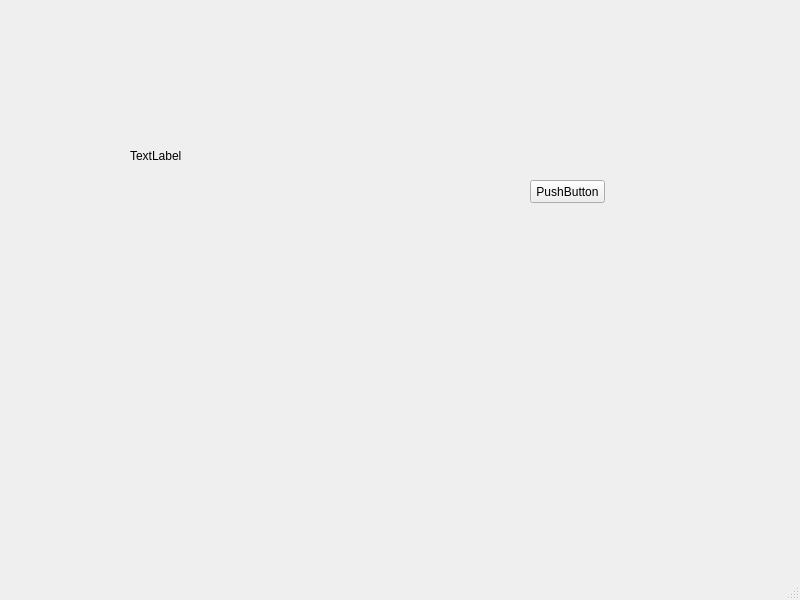
<?xml version="1.0" encoding="UTF-8"?>
<ui version="4.0">
 <class>MainWindow</class>
 <widget class="QMainWindow" name="MainWindow">
  <property name="geometry">
   <rect>
    <x>0</x>
    <y>0</y>
    <width>800</width>
    <height>600</height>
   </rect>
  </property>
  <property name="windowTitle">
   <string>MainWindow</string>
  </property>
  <widget class="QWidget" name="centralwidget">
   <widget class="QLabel" name="label">
    <property name="geometry">
     <rect>
      <x>130</x>
      <y>70</y>
      <width>351</width>
      <height>171</height>
     </rect>
    </property>
    <property name="text">
     <string>TextLabel</string>
    </property>
   </widget>
   <widget class="QPushButton" name="pushButton">
    <property name="geometry">
     <rect>
      <x>530</x>
      <y>180</y>
      <width>75</width>
      <height>23</height>
     </rect>
    </property>
    <property name="text">
     <string>PushButton</string>
    </property>
   </widget>
  </widget>
  <widget class="QMenuBar" name="menubar">
   <property name="geometry">
    <rect>
     <x>0</x>
     <y>0</y>
     <width>800</width>
     <height>22</height>
    </rect>
   </property>
  </widget>
  <widget class="QStatusBar" name="statusbar"/>
 </widget>
 <resources/>
 <connections/>
</ui>
